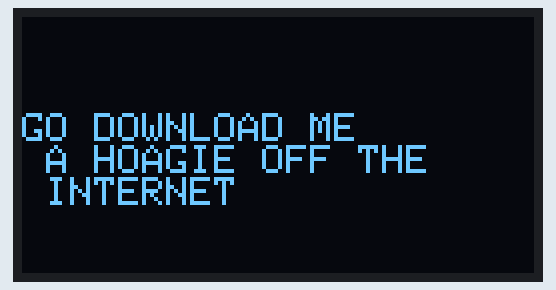
Recording of a sketch running on a simulated Arduboy, built with avr-gcc and run on an emulated ATmega32U4. Parts: 128×64 one-colour display. Random numbers use the default seed unless the sketch sets one; what the sketch prints to the serial monitor is not drawn.

Above: at 0.15 s.
At 5.22 s:
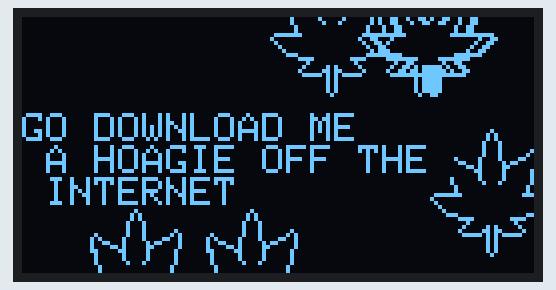
At 10.04 s:
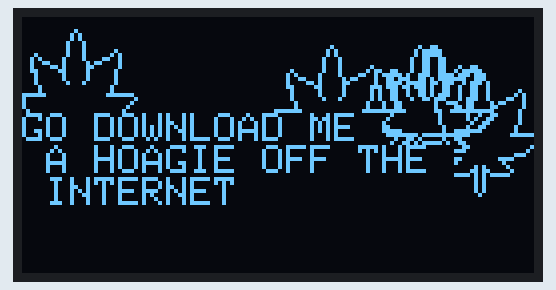
At 19.97 s:
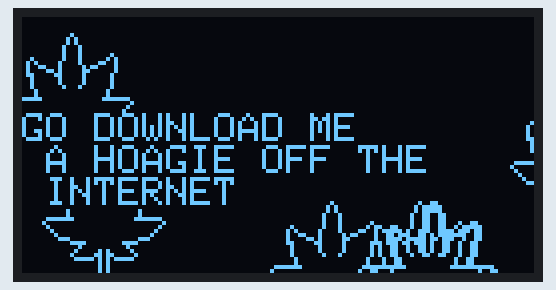
At 29.82 s:
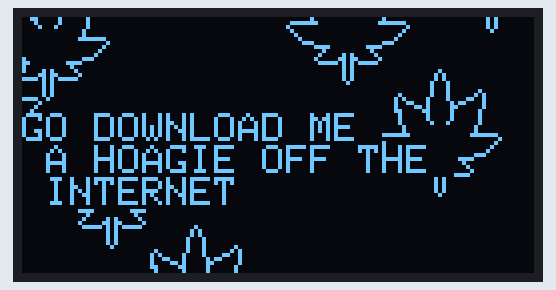
At 39.71 s:
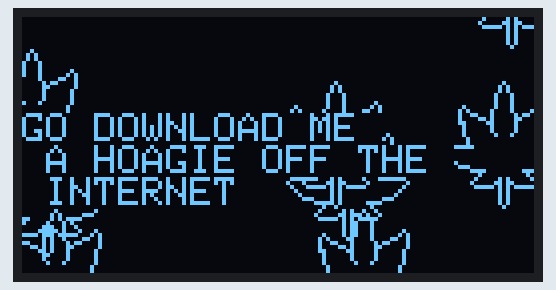

The sketch:

weed.ino
```cpp
//it's 420 y'all

#include <Arduboy2.h>
Arduboy2 arduboy;
#define LOGO_WIDTH 32
#define LOGO_HEIGHT 32
#define NUMFLAKES 8
const unsigned char weed[] PROGMEM = {
  32,32,
0x00,0x00,0x00,0x00,0x00,0x80,0x40,0x80,0x00,0x00,0x00,0x00,0x00,0x80,0x78,0x06,0x01,0x06,0xF8,0x00,0x00,0x00,0x00,0x80,0x80,0x40,0x20,0xC0,0x00,0x00,0x00,0x00,0x00,0x00,0x00,0x00,0x00,0x07,0x3C,0xC0,0x01,0x01,0x02,0x02,0x04,0x1F,0x20,0x00,0x00,0x00,0x20,0x1F,0x02,0x01,0x01,0x00,0x00,0xC0,0x3C,0x03,0x00,0x00,0x00,0x00,0x00,0x02,0x05,0x09,0x11,0x21,0x21,0x21,0x41,0x40,0xC0,0x40,0x00,0x00,0x00,0x00,0x00,0x00,0x00,0x00,0x00,0x40,0xC0,0x40,0x41,0x21,0x21,0x21,0x11,0x09,0x05,0x02,0x00,0x00,0x00,0x00,0x00,0x00,0x00,0x00,0x02,0x05,0x04,0x04,0x04,0x04,0x02,0x7F,0x80,0x7F,0x02,0x04,0x04,0x04,0x04,0x05,0x02,0x00,0x00,0x00,0x00,0x00,0x00,0x00,
0x00,0x00,0x00,0x00,0x00,0x00,0x00,0x00,0x00,0x00,0x00,0x00,0x00,0x00,0x00,0x00,0x00,0x00,0x00,0x00,0x00,0x00,0x00,0x00,0x00,0x00,0x00,0x00,0x00,0x00,0x00,0x00,0x00,0x00,0x00,0x00,0x00,0x00,0x00,0x00,0x00,0x00,0x00,0x00,0x00,0x00,0x00,0x00,0x00,0x00,0x00,0x00,0x00,0x00,0x00,0x00,0x00,0x00,0x00,0x00,0x00,0x00,0x00,0x00,0x00,0x00,0x00,0x00,0x00,0x00,0x00,0x00,0x00,0x00,0x00,0x00,0x00,0x00,0x00,0x00,0x00,0x00,0x00,0x00,0x00,0x00,0x00,0x00,0x00,0x00,0x00,0x00,0x00,0x00,0x00,0x00,0x00,0x00,0x00,0x00,0x00,0x00,0x00,0x00,0x00,0x00,0x00,0x00,0x00,0x00,0x00,0x00,0x00,0x00,0x00,0x00,0x00,0x00,0x00,0x00,0x00,0x00,0x00,0x00,0x00,0x00,0x00,0x00

};
void setup() {
  // put your setup code here, to run once:
  arduboy.begin();
  arduboy.initRandomSeed();
}

void loop() {
  // put your main code here, to run repeatedly
  testanimate(weed, 32, 32);
  arduboy.print(F("GO DOWNLOAD ME \n A HOAGIE OFF THE INTERNET"));
}


#define XPOS   0 // Indexes into the 'icons' array in function below
#define YPOS   1
#define DELTAY 2

void testanimate(const uint8_t *bitmap, uint8_t w, uint8_t h) {
  int8_t f;
  int8_t icons[NUMFLAKES][3];

  // Initialize 'snowflake' positions
  for(f=0; f< NUMFLAKES; f++) {
    icons[f][XPOS]   = random(1 - LOGO_WIDTH, WIDTH);
    icons[f][YPOS]   = -LOGO_HEIGHT;
    icons[f][DELTAY] = random(1, 6);
    Serial.print(F("x: "));
    Serial.print(icons[f][XPOS], DEC);
    Serial.print(F(" y: "));
    Serial.print(icons[f][YPOS], DEC);
    Serial.print(F(" dy: "));
    Serial.println(icons[f][DELTAY], DEC);
  }

  for(;;) { // Loop forever...
    arduboy.clear(); // Clear the display buffer

    // Draw each snowflake:
    for(f=0; f< NUMFLAKES; f++) {
      Sprites::drawSelfMasked(icons[f][XPOS], icons[f][YPOS], weed, 0);
    }
    arduboy.setCursor(0, HEIGHT/2-8);
    arduboy.print(F("GO DOWNLOAD ME \n A HOAGIE OFF THE \n INTERNET"));
    arduboy.display(); // Show the display buffer on the screen
    delay(200);        // Pause for 1/10 second

    // Then update coordinates of each flake...
    for(f=0; f< NUMFLAKES; f++) {
      icons[f][YPOS] += icons[f][DELTAY];
      // If snowflake is off the bottom of the screen...
      if (icons[f][YPOS] >= HEIGHT) {
        // Reinitialize to a random position, just off the top
        icons[f][XPOS]   = random(1 - LOGO_WIDTH, WIDTH);
        icons[f][YPOS]   = -LOGO_HEIGHT;
        icons[f][DELTAY] = random(1, 6);
      }
    }
  }
}
```
